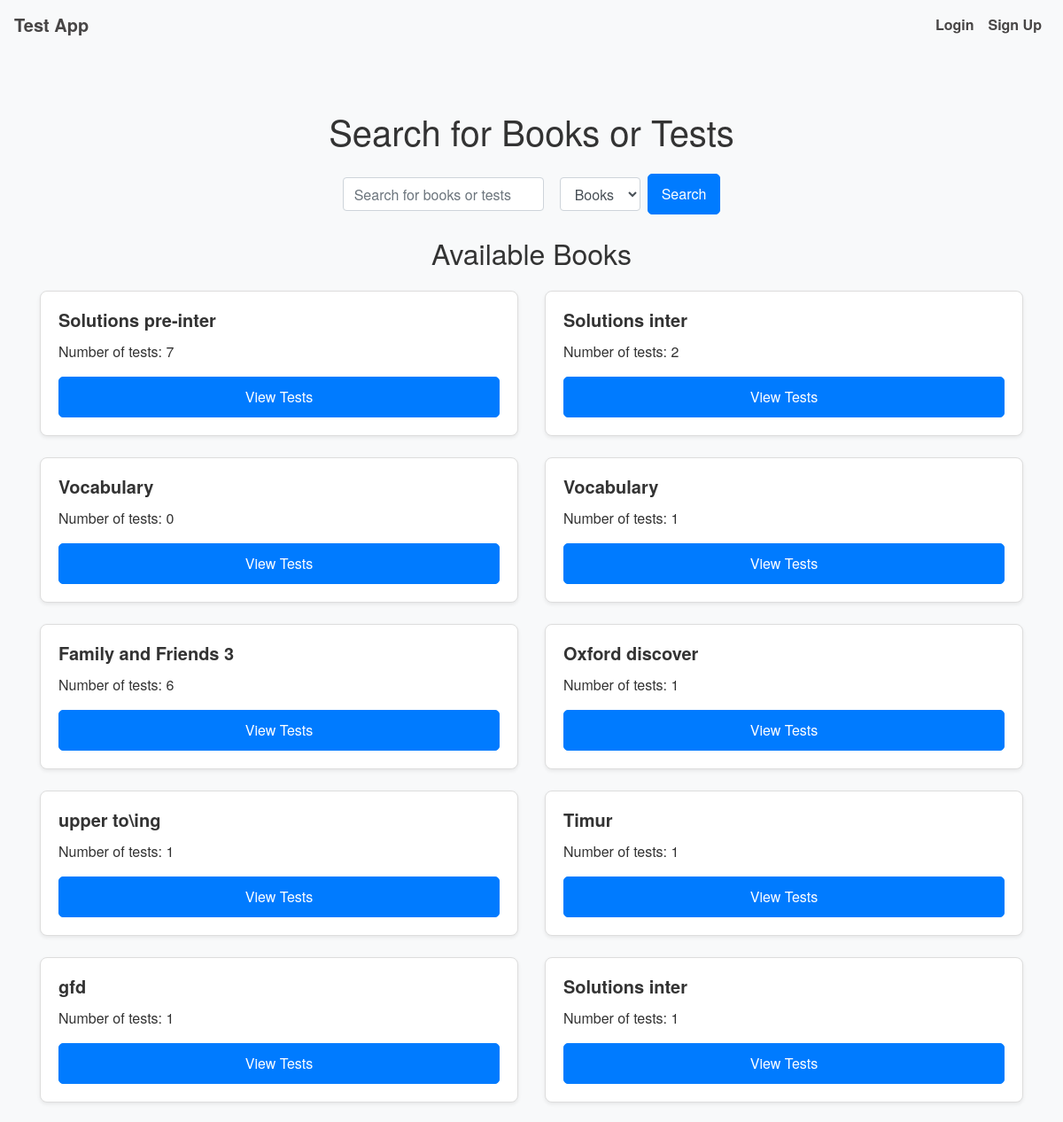
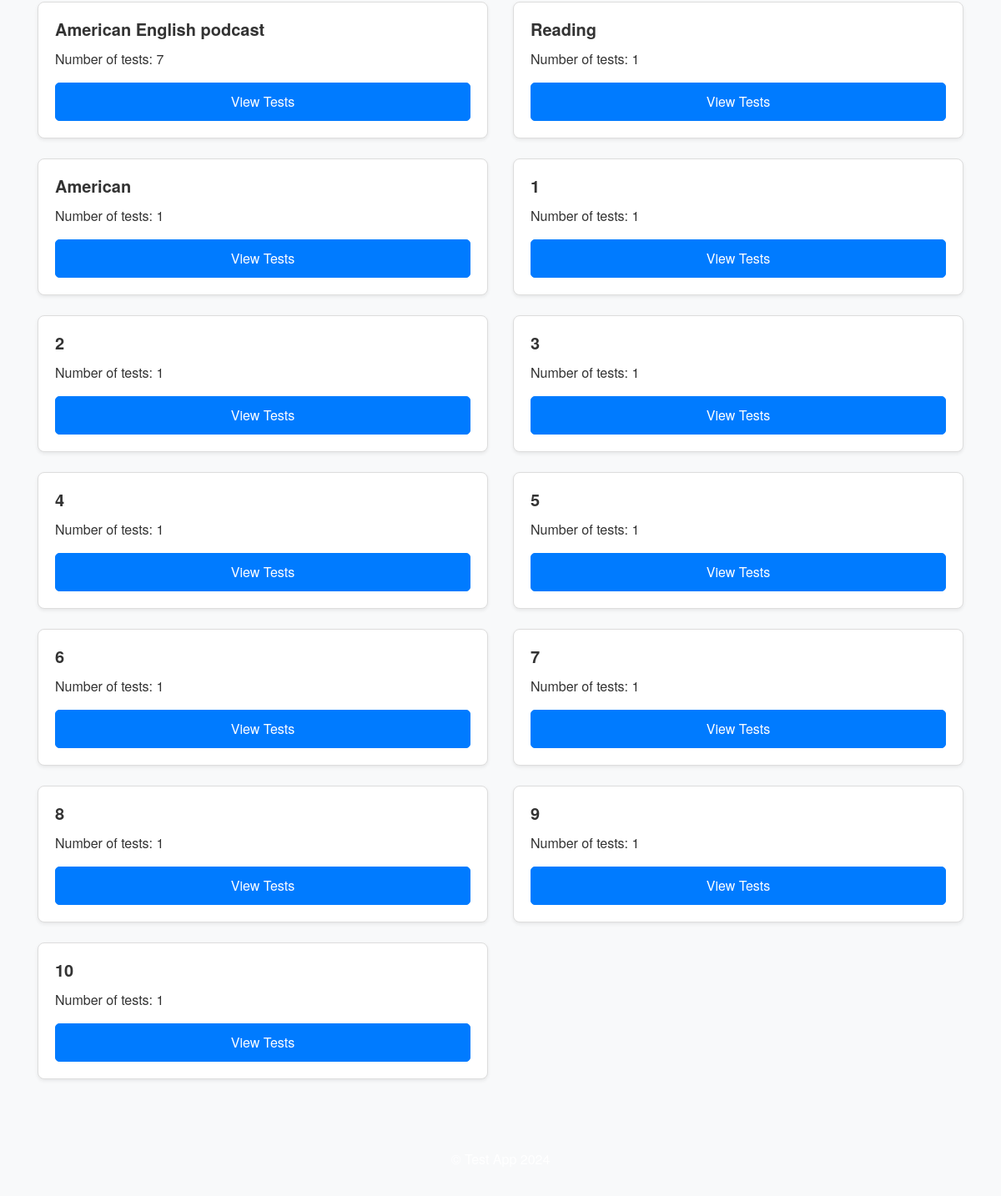
The page / on the database its author committed (2 pictures, top to bottom).
### app.py (models this page shows)
class Book(db.Model):
    __tablename__ = 'book'  # Explicitly specify table name
    id = db.Column(db.Integer, primary_key=True)
    title = db.Column(db.String(150), nullable=False)
    tests = db.relationship('Test', backref='book', lazy=True)

### app.py (the view)
@app.route('/')
def index():
    books = Book.query.all()  # Fetch all books
    return render_template('index.html', books=books)

### app.py (called while the page is built)
@app.context_processor
def inject_csrf_token():
    return dict(csrf_token=generate_csrf())

### templates/index.html (shortened to what this page needs)
{% extends "base.html" %}
{% block content %}
  <h1 class="my-4 text-center">Search for Books or Tests</h1>
  <form method="GET" action="{{ url_for('search') }}" class="form-inline justify-content-center mb-4">
    <div class="form-group">
      <input type="text" name="query" id="search_query" class="form-control" placeholder="Search for books or tests" required>
    </div>
    <div class="form-group mx-2">
      <select name="search_option" id="search_option" class="form-control">
        <option value="books">Books</option>
      </select>
    </div>
    <button type="submit" class="btn btn-primary">Search</button>
  </form>
  <h2 class="my-4 text-center">Available Books</h2>
  <div class="row">
    {% for book in books %}
      <div class="col-12 col-md-6 mb-4">
        <div class="card h-100 shadow-sm">
          <div class="card-body">
            <h5 class="card-title">{{ book.title }}</h5>
            <p class="card-text">Number of tests: {{ book.tests|length }}</p>
            <a href="{{ url_for('book_tests', book_id=book.id) }}" class="btn btn-primary btn-block">View Tests</a>
          </div>
        </div>
      </div>
    {% else %}
      <p class="text-center">No books available.</p>
    {% endfor %}
  </div>
{% endblock %}

### static/styles.css (style rules this page uses)
body { font-family: 'Helvetica Neue', Arial, sans-serif; background-color: #f8f9fa; color: #333; }
.card { border: 1px solid #ddd; border-radius: 8px; transition: transform 0.2s ease-in-out; }
.card-title { font-size: 1.25rem; font-weight: bold; }
.card-text { font-size: 1rem; }
.btn { font-size: 1rem; padding: 10px 15px; border-radius: 5px; }
.btn-primary { background-color: #007bff; border-color: #007bff; }
.form-inline .form-group { margin-right: 10px; }
input.form-control, select.form-control { width: auto; display: inline-block; vertical-align: middle; }
@media (min-width: 769px) { .card { transition: transform 0.2s ease-in-out; } }

### rows shown on the page
Book: title "Solutions pre-inter", tests|length "7"
Book: title "Solutions inter", tests|length "2"
Book: title "Vocabulary", tests|length "0"
Book: title "Vocabulary", tests|length "1"
Book: title "Family and Friends 3", tests|length "6"
Book: title "Oxford discover", tests|length "1"
Book: title "upper to\\ing", tests|length "1"
Book: title "Timur", tests|length "1"
Book: title "gfd", tests|length "1"
Book: title "Solutions inter", tests|length "1"
Book: title "American English podcast", tests|length "7"
Book: title "Reading", tests|length "1"
Book: title "American", tests|length "1"
Book: title "1", tests|length "1"
Book: title "2", tests|length "1"
Book: title "3", tests|length "1"
Book: title "4", tests|length "1"
Book: title "5", tests|length "1"
Book: title "6", tests|length "1"
Book: title "7", tests|length "1"
Book: title "8", tests|length "1"
Book: title "9", tests|length "1"
Book: title "10", tests|length "1"
